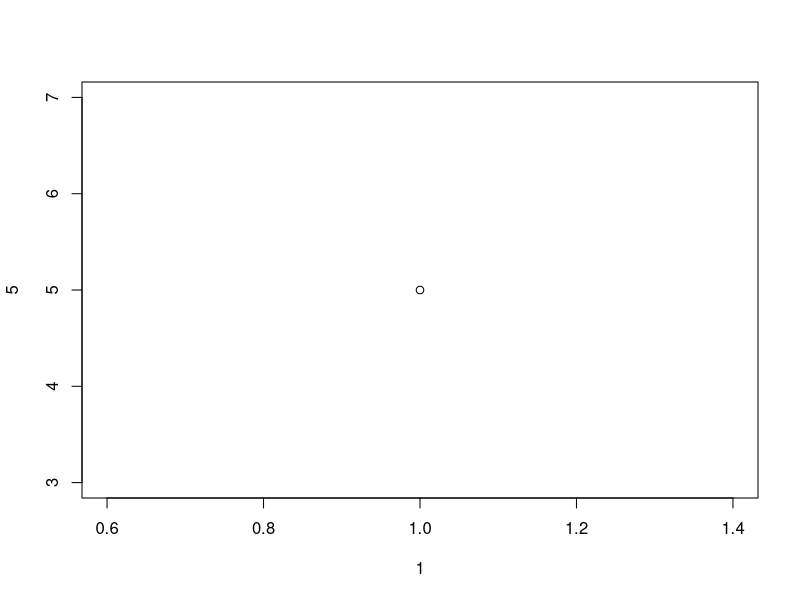
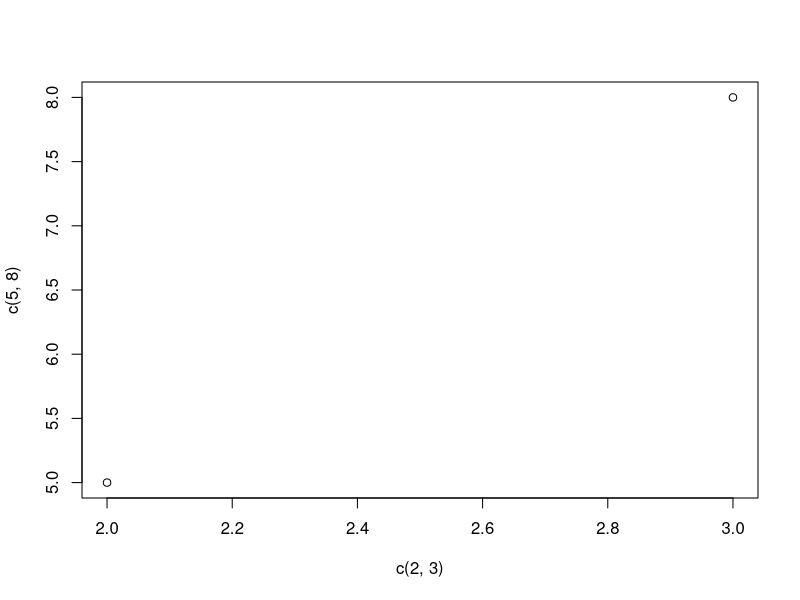
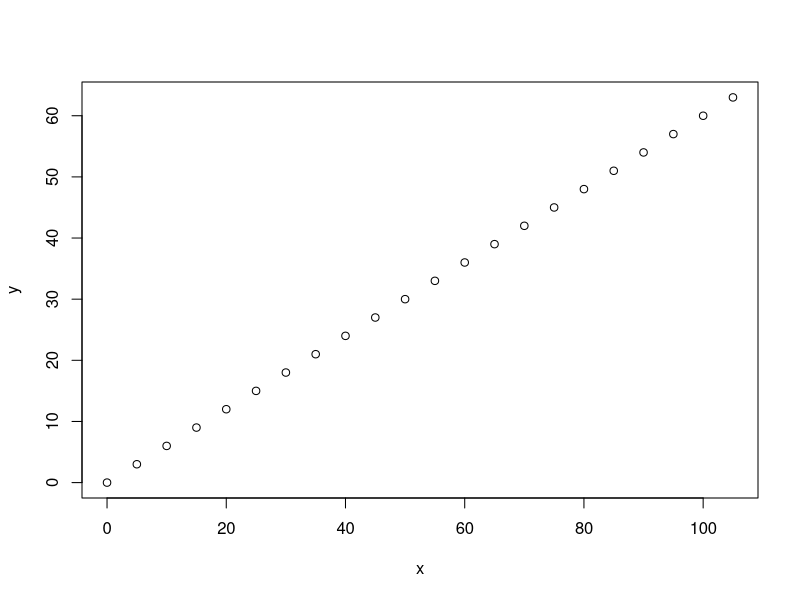
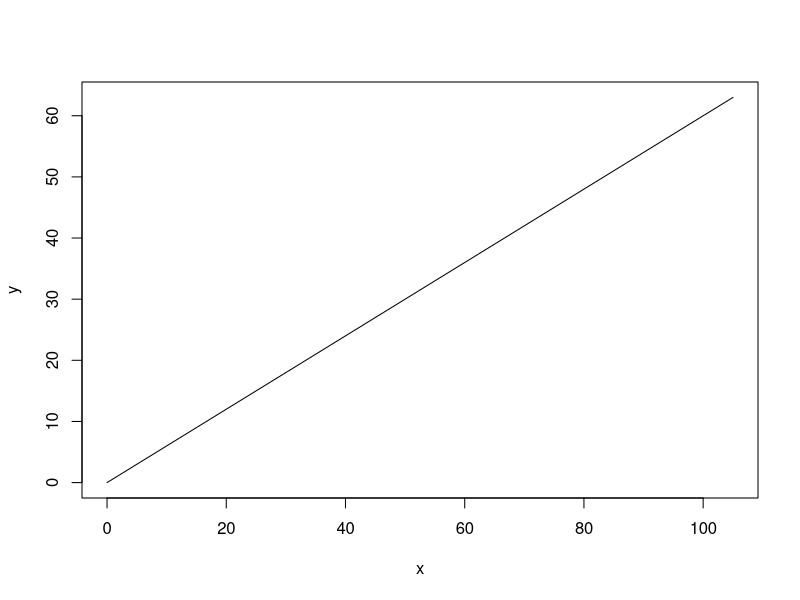
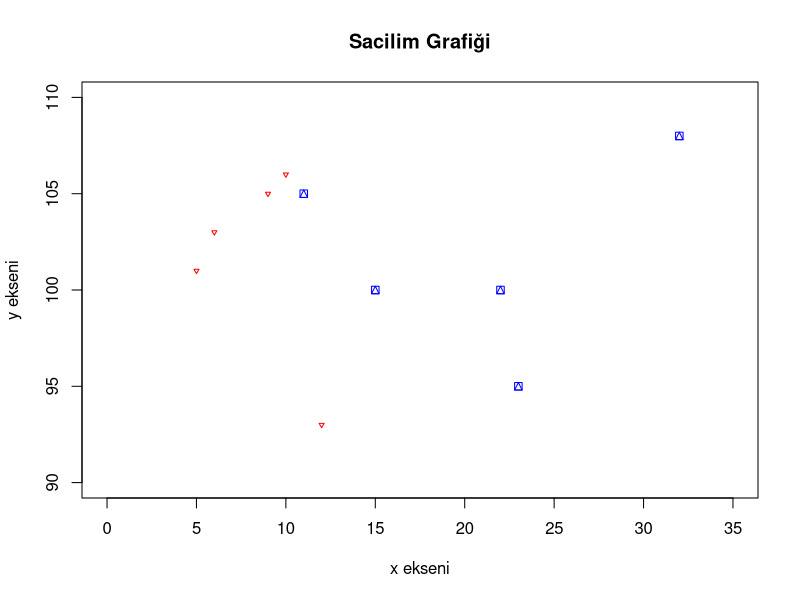
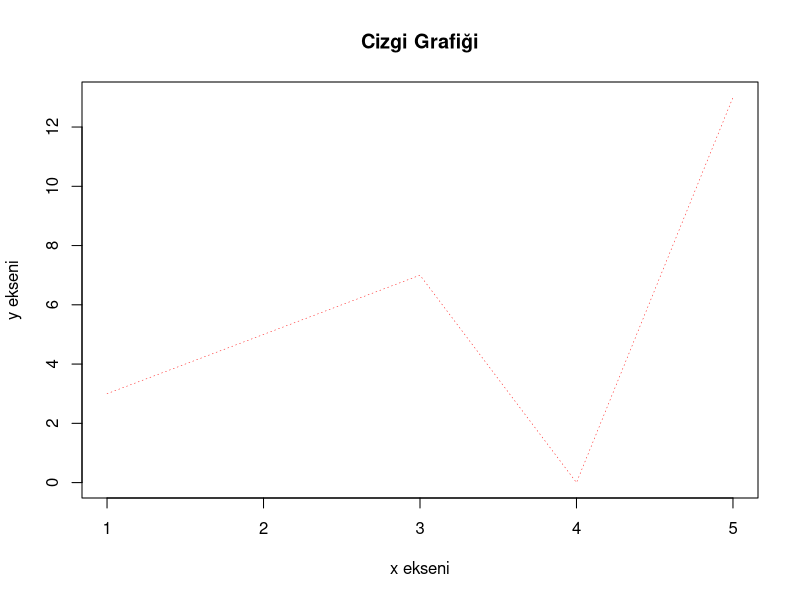

The R script that drew these images, in order: (Note: this script raises an error after producing the figures.)
#####################################################################

# graphics

plot(1, 5) # x=1, y=5 'e nokta koyuyor
plot(c(2, 3), c(5, 8)) # x=2,y=5 ve x=3,y=8 'e nokta koyuyor

x <- seq(0, 105, 5) 
y <- seq(0, 63, 3)

plot(x, y) # nokta nokta 
plot(x, y, type = "l") # çizgi çizer

# SCATTER PLOT - SAÇILIM / DAĞILIM GRAFİĞİ
xEkseni1 <- c(5, 6, 9, 10, 12)
yEkseni1 <- c(101, 103, 105, 106, 93)
  
xEkseni2 <- c(15, 23, 11, 32, 22)
yEkseni2 <-c(100, 95, 105, 108, 100)

plot(
  xEkseni1, # x ekseni
  yEkseni1, # y ekseni
  type = "p", # p <- nokta, l <- çizgi, b <- hem nokta hem çizgi
  pch = 25, # 0'dan 25'e kadar değişen nokta şekillerini ayarlama
  cex = 0.5, # nokta boyutlarını ayarlar, 1 standart - 2 = x2, 0.5 = x0.5
  col = "red", # nokta/çizgi rengi
  main = "Sacilim Grafiği", # grafiğin adı
  xlab = "x ekseni",  # x ekseninin adı
  ylab = "y ekseni", # y ekseninin adı
  xlim = c(0, 35), # X eksenini 0 ile 35 arasına açtık (xEkseni2 sığsın diye)
  ylim = c(90, 110), # Y eksenini 90 ile 110 arasına açtık (yEkseni2 sığsın diye)
)

points(xEkseni2, yEkseni2, pch = 14, cex = 1, col = "blue")

# LINE - ÇİZGİ GRAFİĞİ
xEkseni3 <- c(1:5)
cizgi1 <- c(3, 5, 7, 0, 13)
cizgi2 <- c(1, 6, 4, 1, 4)

cizgiGrafik <- plot(
  xEkseni3, # x ekseni
  cizgi1, # y ekseni
  type = "l", # p <- nokta, l <- çizgi, b <- hem nokta hem çizgi
  lty = 3, # 0'dan 6'ya değişen çizgi şekillerini ayarlama
  lwd = 0.5, # çizgi boyutlarını ayarlar, 1 standart - 2 = x2, 0.5 = x0.5
  col = "red", # nokta/çizgi rengi
  main = "Cizgi Grafiği", # grafiğin adı
  xlab = "x ekseni",  # x ekseninin adı
  ylab = "y ekseni" # y ekseninin adı
)

lines(xEkseni, cizgi2, type = "l", lty = 6, lwd = 1, col = "blue")

# BAR - SÜTUN GRAFİĞİ
xEkseni4 <- c("A", "B", "C", "D")
yEkseni4 <- c(14, 21, 30, 16)
barplot(
  yEkseni4, # yükseklikleri belirtir
  names.arg = xEkseni4, # sütunların isimlerini belirtir
  col = "darkgreen", # sütunların renklerini belirtir
  #density = 3, # sütun dokusunun yoğunluğunu belirtir
  width = c(1, 2, 3, 4), # sütunların genişliklerini belirtir
  horiz = FALSE, # = TRUE <- grafiği yatay yapar
  xlab = "x ekseni",
  ylab = "y ekseni",
  main = "Sutun Grafigi"
)


# PİE - PASTA GRAFİĞİ
data1 <- c(10, 20, 30, 40)
labels <- c("Elma", "Kiraz", "Muz", "Visne")
colors <- c("red", "blue", "yellow", "purple")

pie(
  data1, # veriler
  label = labels, # veri isimleri / etiketler
  col = colors, # renkler
  init.angle = 90, # NORMALDE 0 DERECE, SAAT 3 YÖNÜNDE, SAATİN TERSİ YÖNÜNDEN GRAFİĞE EKLER.
  clockwise = TRUE, # NORMALDE SAATİN TERSİ YÖNÜNDEN, SAAT 3 YÖNÜNDEN BAŞLAYARAK GRAFİĞE EKLER.
  main = "Turta Grafigi"
)

# LEJANT EKLEME
legend(
  x = "bottomright", # nereye konumlandırılacağı
  legend = labels, # veri isimleri / etiketler
  fill = colors, # varsa kutucukların rengi - pie
  #col = colors, # varsa çizgi / noktaların renkleri - scatter/line 
  #pch = c(2, 3, 4, 5), # varsa noktaların şekilleri - scatter
  #lty = c(0, 1, 2, 3), # varsa çizgi şekilleri - line
  title = "Gruplar"
)
